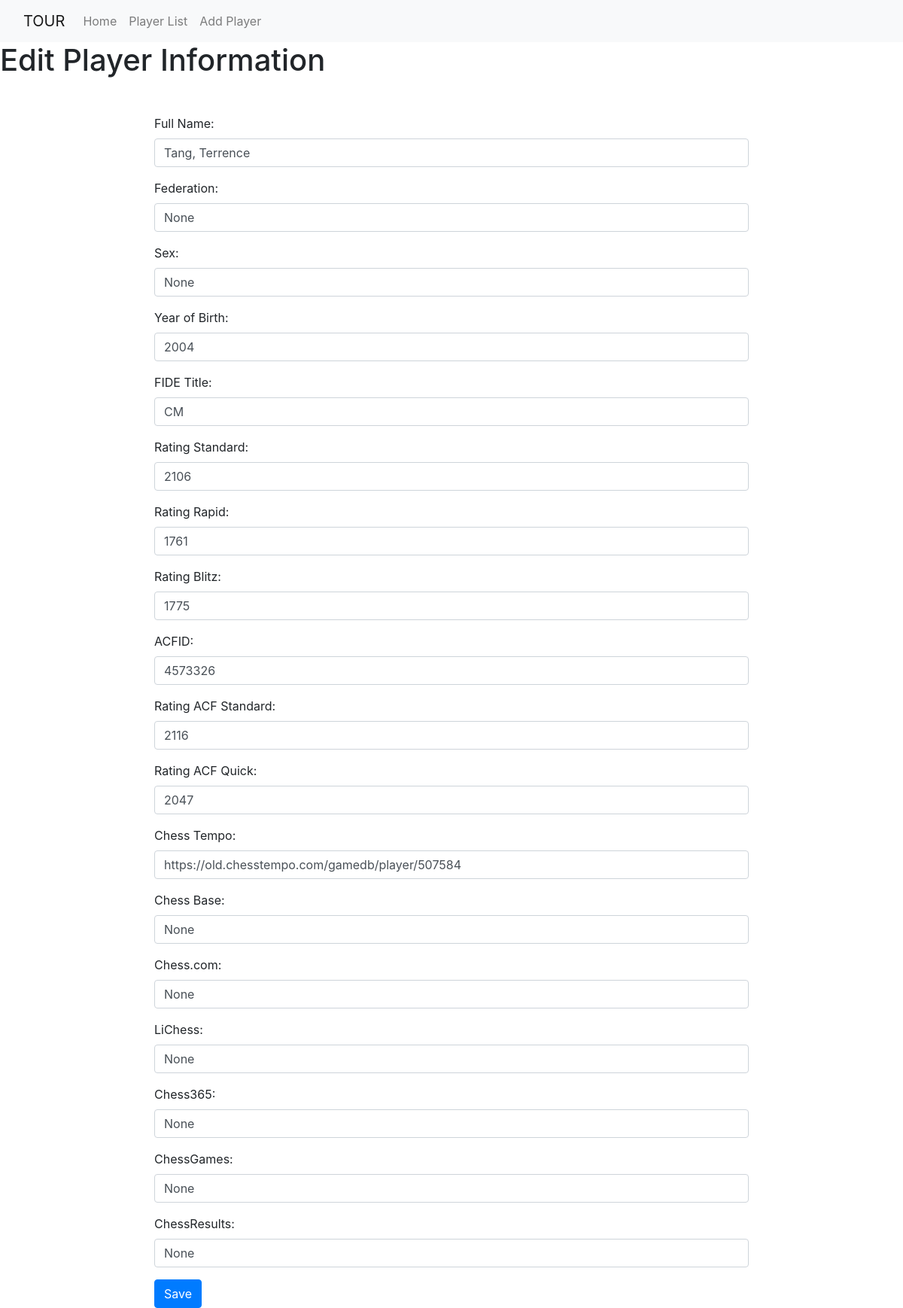
Screenshot of /edit_player/3244164 with the database file from the repository.
### app.py (models this page shows, shortened)
class ChessPlayers(db.Model):
    FideID = db.Column(db.Integer, primary_key=True)
    FullName = db.Column(db.String(100), nullable=False)
    Federation = db.Column(db.String(100), nullable=True)
    Sex = db.Column(db.String(1), nullable=True)
    YearOfBirth = db.Column(db.Integer, nullable=True)
    FIDETitle = db.Column(db.String(10), nullable=True)
    RatingStandard = db.Column(db.Integer, nullable=True)
    RatingRapid = db.Column(db.Integer, nullable=True)
    RatingBlitz = db.Column(db.Integer, nullable=True)
    ACFID = db.Column(db.String(100), nullable=True)
    RatingACFStandard = db.Column(db.String(100), nullable=True)
    RatingACFQuick  = db.Column(db.String(100), nullable=True)
    ChessTempo = db.Column(db.String(100), nullable=True)
    ChessBase = db.Column(db.String(100), nullable=True)
    ChessCom = db.Column(db.String(100), nullable=True)
    LiChess = db.Column(db.String(100), nullable=True)
    Chess365 = db.Column(db.String(100), nullable=True)
    ChessGames = db.Column(db.String(100), nullable=True)
    ChessResults = db.Column(db.String(100), nullable=True)

### app.py (the view, shortened to what this page needs)
@app.route('/edit_player/<int:FideID>', methods=['GET', 'POST'])
def edit_player(FideID):
    player = ChessPlayers.query.get_or_404(FideID)
    return render_template('edit_player.html', player=player)

### templates/edit_player.html (shortened to what this page needs)
<!DOCTYPE html>
<html lang="en">
<head>
    <link href="https://stackpath.bootstrapcdn.com/bootstrap/4.5.2/css/bootstrap.min.css" rel="stylesheet">
</head>
<body>
    <nav class="navbar navbar-expand-lg navbar-light bg-light">
        <div class="container-fluid">
            <a class="navbar-brand" href="#">TOUR</a>
            <div class="collapse navbar-collapse" id="navbarNav">
                <ul class="navbar-nav">
                    <li class="nav-item">
                        <a class="nav-link" href="/">Home</a>
                    </li>
                    <li class="nav-item">
                        <a class="nav-link" href="/list_players">Player List</a>
                    </li>
                    <li class="nav-item">
                        <a class="nav-link" href="/add_chess_player">Add Player</a>
                    </li>
                </ul>
            </div>
        </div>
    </nav>
    <h1>Edit Player Information</h1>
        <div class="row justify-content-center">
            <div class="col-md-8">
                <form action="" method="POST" class="needs-validation" novalidate>
                    <div class="form-group">
                        <label for="FullName">Full Name:</label>
                        <input type="text" class="form-control" id="FullName" name="FullName" value="{{ player.FullName }}" required>
                    </div>
                    <div class="form-group">
                        <label for="Federation">Federation:</label>
                        <input type="text" class="form-control" id="Federation" name="Federation" value="{{ player.Federation }}">
                    </div>
                    <div class="form-group">
                        <label for="Sex">Sex:</label>
                        <input type="text" class="form-control" id="Sex" name="Sex" value="{{ player.Sex }}">
                    </div>
                    <div class="form-group">
                        <label for="YearOfBirth">Year of Birth:</label>
                        <input type="number" class="form-control" id="YearOfBirth" name="YearOfBirth" value="{{ player.YearOfBirth }}">
                    </div>
                    <div class="form-group">
                        <label for="FIDETitle">FIDE Title:</label>
                        <input type="text" class="form-control" id="FIDETitle" name="FIDETitle" value="{{ player.FIDETitle }}">
                    </div>
                    <div class="form-group">
                        <label for="RatingStandard">Rating Standard:</label>
                        <input type="number" class="form-control" id="RatingStandard" name="RatingStandard" value="{{ player.RatingStandard }}">
                    </div>
                    <div class="form-group">
                        <label for="RatingRapid">Rating Rapid:</label>
                        <input type="number" class="form-control" id="RatingRapid" name="RatingRapid" value="{{ player.RatingRapid }}">
                    </div>
                    <div class="form-group">
                        <label for="RatingBlitz">Rating Blitz:</label>
                        <input type="number" class="form-control" id="RatingBlitz" name="RatingBlitz" value="{{ player.RatingBlitz }}">
                    </div>
                    <div class="form-group">
                        <label for="ACFID">ACFID:</label>
                        <input type="text" class="form-control" id="ACFID" name="ACFID" value="{{ player.ACFID }}">
                    </div>
                    <div class="form-group">
                        <label for="RatingACFStandard">Rating ACF Standard:</label>
                        <input type="number" class="form-control" id="RatingACFStandard" name="RatingACFStandard" value="{{ player.RatingACFStandard }}">
                    </div>
                    <div class="form-group">
                        <label for="RatingACFQuick">Rating ACF Quick:</label>
                        <input type="number" class="form-control" id="RatingACFQuick" name="RatingACFQuick" value="{{ player.RatingACFQuick }}">
                    </div>
                    <div class="form-group">
                        <label for="ChessTempo">Chess Tempo:</label>
                        <input type="text" class="form-control" id="ChessTempo" name="ChessTempo" value="{{ player.ChessTempo }}">
                    </div>
                    <div class="form-group">
                        <label for="ChessBase">Chess Base:</label>
                        <input type="text" class="form-control" id="ChessBase" name="ChessBase" value="{{ player.ChessBase }}">
                    </div>
                    <div class="form-group">
                        <label for="ChessCom">Chess.com:</label>
                        <input type="text" class="form-control" id="ChessCom" name="ChessCom" value="{{ player.ChessCom }}">
                    </div>
                    <div class="form-group">
                        <label for="LiChess">LiChess:</label>
                        <input type="text" class="form-control" id="LiChess" name="LiChess" value="{{ player.LiChess }}">
                    </div>
                    <div class="form-group">
                        <label for="Chess365">Chess365:</label>
                        <input type="text" class="form-control" id="Chess365" name="Chess365" value="{{ player.Chess365 }}">
                    </div>
                    <div class="form-group">
                        <label for="ChessGames">ChessGames:</label>
                        <input type="text" class="form-control" id="ChessGames" name="ChessGames" value="{{ player.ChessGames }}">
                    </div>
                    <div class="form-group">
                        <label for="ChessResults">ChessResults:</label>
                        <input type="text" class="form-control" id="ChessResults" name="ChessResults" value="{{ player.ChessResults }}">
                    </div>
                    <button type="submit" class="btn btn-primary">Save</button>
                </form>
            </div>
        </div>
</body>
</html>

### rows the page displays
ChessPlayers: FullName "Tang, Terrence", Federation "None", Sex "None", YearOfBirth "2004", FIDETitle "CM", RatingStandard "2106", RatingRapid "1761", RatingBlitz "1775", ACFID "4573326", RatingACFStandard "2116", RatingACFQuick "2047", ChessTempo "https://old.chesstempo.com/gamedb/player/507584", ChessBase "None", ChessCom "None", LiChess "None", Chess365 "None", ChessGames "None", ChessResults "None"
